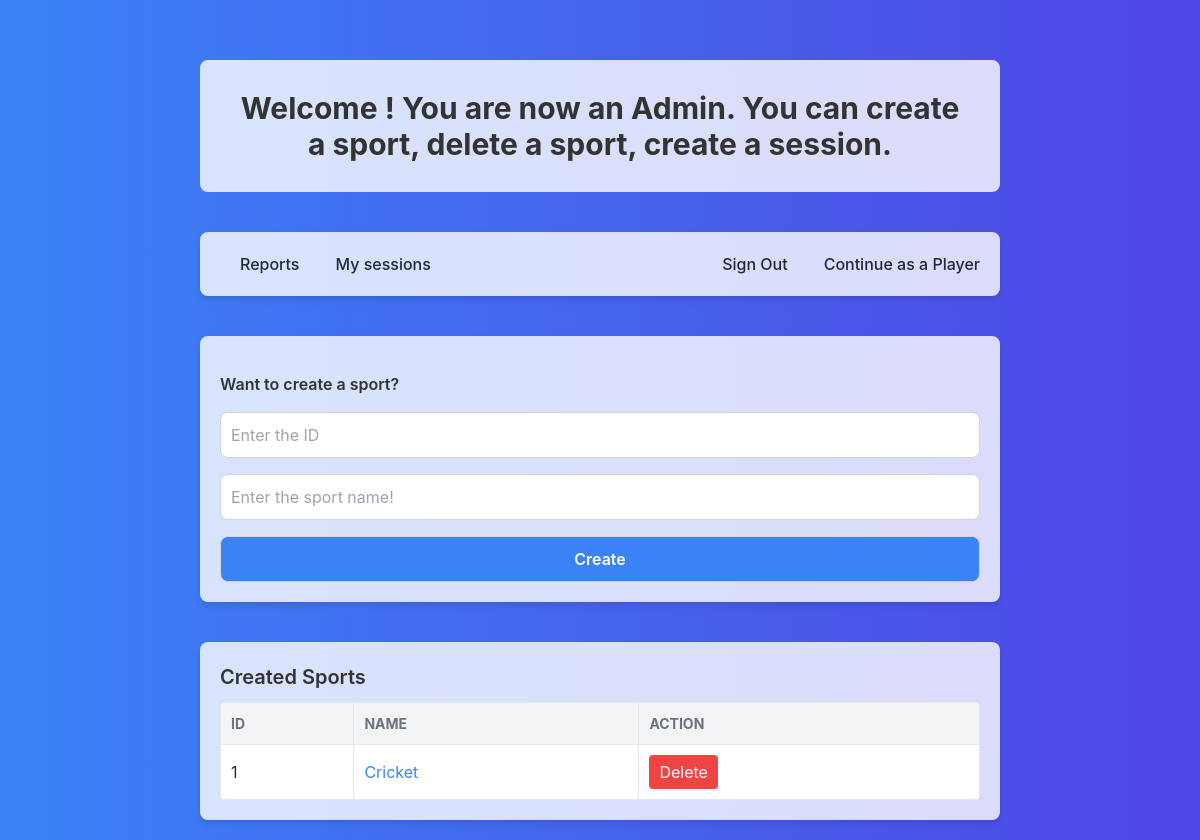
The page /organizor (signed in) on the database as committed earlier.
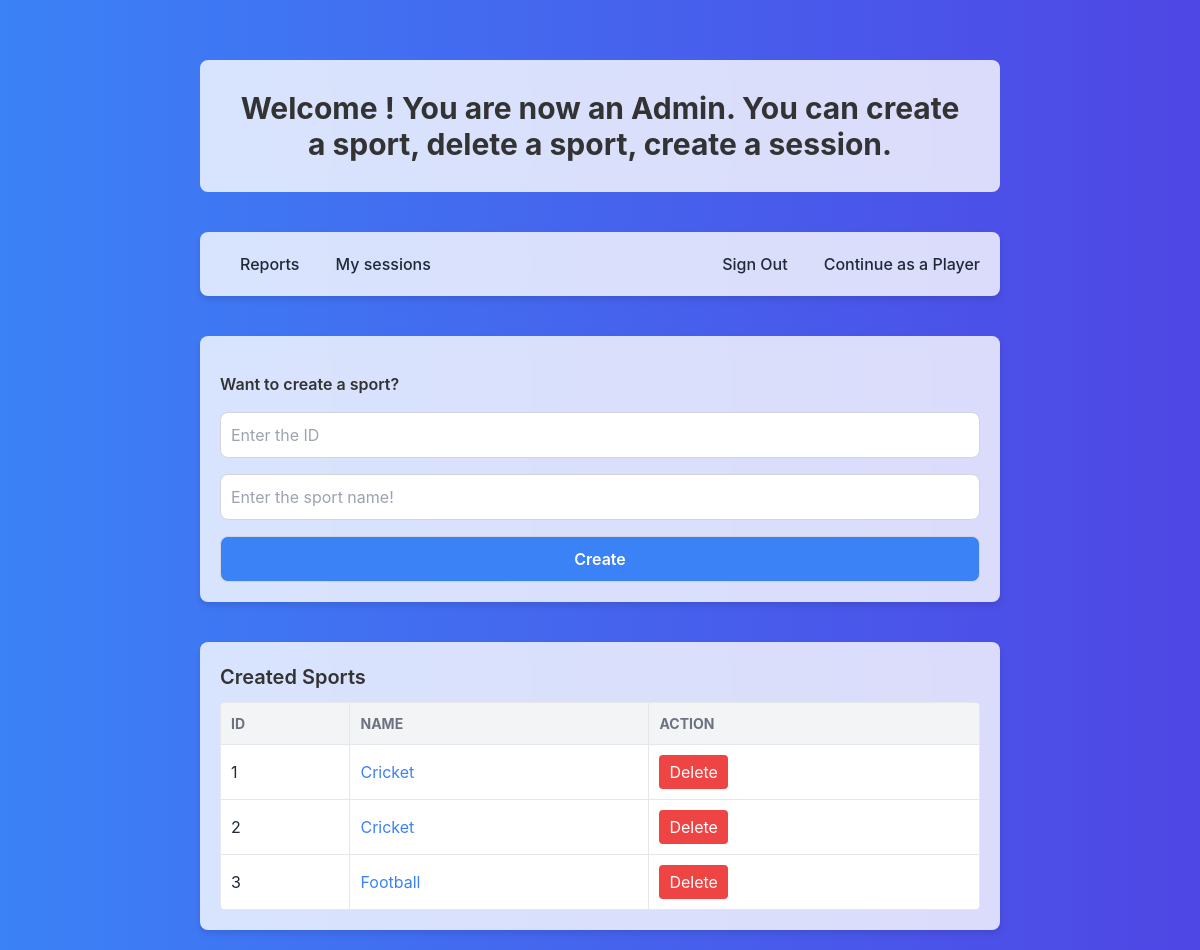
The same page on the database as committed later.
### authentication/models.py (models this page shows, shortened)
class Sport(models.Model):
    id = models.IntegerField(primary_key=True)
    sport_name = models.CharField(max_length=100)

### authentication/views.py (the view)
    def _wrapped_view(request, *args, **kwargs):
        if not request.user.is_authenticated:
            messages.info(request, "Please sign in to access this page.")
            return redirect(settings.LOGIN_URL)
        return view_func(request, *args, **kwargs)

### authentication/views.py (called while the page is built)
def login_required(view_func):
    def _wrapped_view(request, *args, **kwargs):
        if not request.user.is_authenticated:
            messages.info(request, "Please sign in to access this page.")
            return redirect(settings.LOGIN_URL)
        return view_func(request, *args, **kwargs)
    return _wrapped_view

@login_required
def organizor(request):
    csports = Sport.objects.all()
    return render(request, 'organizor.html', {'csports': csports})

### templates/organizor.html (shortened to what this page needs)
<!DOCTYPE html>
<html lang="en">
  <head>
    <script src="https://cdn.tailwindcss.com"></script>
  </head>
  <body>
    <div class="header fade-in-section">
      <h1 class="text-3xl font-bold">
        Welcome {{ fname }}! You are now an Admin. You can create a sport, delete a sport, create a
        session.
      </h1>
    </div>
    <div class="navbar fade-in-section">
      <div class="flex space-x-4">
        <a href="/report" class="text-gray-800">Reports</a>
        <a href="/mysession" class="text-gray-800">My sessions</a>
      </div>
      <div class="flex space-x-4">
        <a href="/signout" class="text-gray-800">Sign Out</a>
        <a href="/player" class="text-gray-800">Continue as a Player</a>
      </div>
    </div>
    <div class="form-container fade-in-section">
      <form action="/get_sports" method="post" class="space-y-4">
        <p>Want to create a sport?</p>
        <input
          type="number"
          name="id"
          placeholder="Enter the ID"
          required />
        <input
          type="text"
          name="sport_name"
          placeholder="Enter the sport name!"
          required />
        <button type="submit">Create</button>
      </form>
    </div>
    <div class="table-container fade-in-section">
      <h2>Created Sports</h2>
      <div class="overflow-x-auto">
        <table class="min-w-full rounded-md overflow-hidden">
          <thead class="bg-gray-200">
            <tr>
              <th>ID</th>
              <th>Name</th>
              <th>Action</th>
            </tr>
          </thead>
          <tbody>
            {% for sport in csports %}
            <tr class="hover:bg-gray-100">
              <td>{{ sport.id }}</td>
              <td>
                <a href="{% url 'createsession' sport.id sport.sport_name %}">{{ sport.sport_name }}</a>
              </td>
              <td>
                <form action="{% url 'delete_sport' sport.id %}" method="post">
                  <button type="submit">Delete</button>
                </form>
              </td>
            </tr>
            {% empty %}
            <tr>
              <td colspan="3" class="text-center text-gray-500">
                No sports created yet
              </td>
            </tr>
            {% endfor %}
          </tbody>
        </table>
      </div>
    </div>
  </body>
</html>

### templates/organizor.html (style rules this page uses)
body { background: linear-gradient(to right, #3b82f6, #4f46e5); color: #333; font-family: 'Inter', sans-serif; margin: 0; padding: 0; display: flex; flex-direction: column; align-items: center; min-height: 100vh; overflow-x: hidden; }
.fade-in-section { opacity: 0; transform: translateY(20px); transition: opacity 1s ease, transform 1s ease; }
.fade-in-section.is-visible { opacity: 1; transform: translateY(0); }
.message-container, .header, .navbar, .form-container, .table-container { max-width: 800px; margin: 20px 0; width: 90%; transition: opacity 1s ease, transform 1s ease; }
.header { padding: 15px 20px; text-align: center; background-color: rgba(255, 255, 255, 0.8); backdrop-filter: blur(10px); margin-bottom: 20px; border-radius: 8px; }
.navbar, .form-container, .table-container { background-color: rgba(255, 255, 255, 0.8); backdrop-filter: blur(10px); padding: 20px; border-radius: 8px; box-shadow: 0 4px 6px rgba(0, 0, 0, 0.1); }
.navbar { display: flex; justify-content: space-between; flex-wrap: wrap; align-items: center; }
.navbar a { color: #1f2937; font-weight: 500; margin: 0 10px; text-decoration: none; transition: color 0.3s; }
.form-container p { font-weight: 600; margin-bottom: 10px; }
.form-container input, .form-container button { margin-top: 10px; margin-bottom: 10px; width: 100%; padding: 10px; border-radius: 8px; border: 1px solid #d1d5db; outline: none; transition: border 0.3s; }
.form-container button { background-color: #3b82f6; color: white; font-weight: 600; cursor: pointer; transition: background-color 0.3s; }
.table-container h2 { font-size: 1.25rem; font-weight: 600; margin-bottom: 10px; }
.table-container table { width: 100%; border-collapse: collapse; }
.table-container th, .table-container td { padding: 10px; border: 1px solid #e5e7eb; }
.table-container th { background-color: #f3f4f6; text-align: left; font-size: 0.875rem; text-transform: uppercase; color: #6b7280; }
.table-container td { background-color: white; color: #1f2937; }
.table-container td a { color: #3b82f6; text-decoration: none; transition: color 0.3s; }
.table-container button { background-color: #ef4444; color: white; padding: 5px 10px; border: none; border-radius: 4px; cursor: pointer; transition: background-color 0.3s; }
@media (min-width: 640px) { .header { padding: 20px; } }
@media (min-width: 640px) { .navbar a { margin: 0 20px; } }
@media (min-width: 768px) { .header { padding: 30px; } }
@media (min-width: 768px) { .message-container, .header, .navbar, .form-container, .table-container { width: 80%; } }
@media (min-width: 1024px) { .message-container, .header, .navbar, .form-container, .table-container { width: 70%; } }

Rows that differ between the two databases and show on the page:
added Sport: id "2", sport_name "Cricket"
added Sport: id "3", sport_name "Football"
